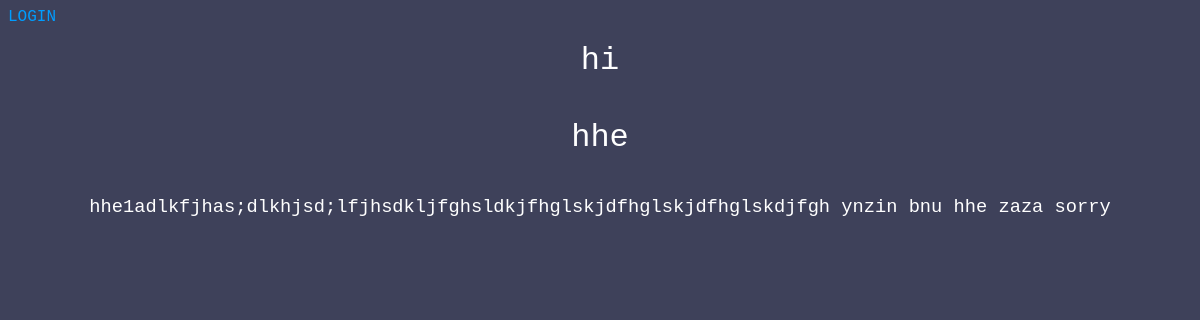
Before: / with the older database file.
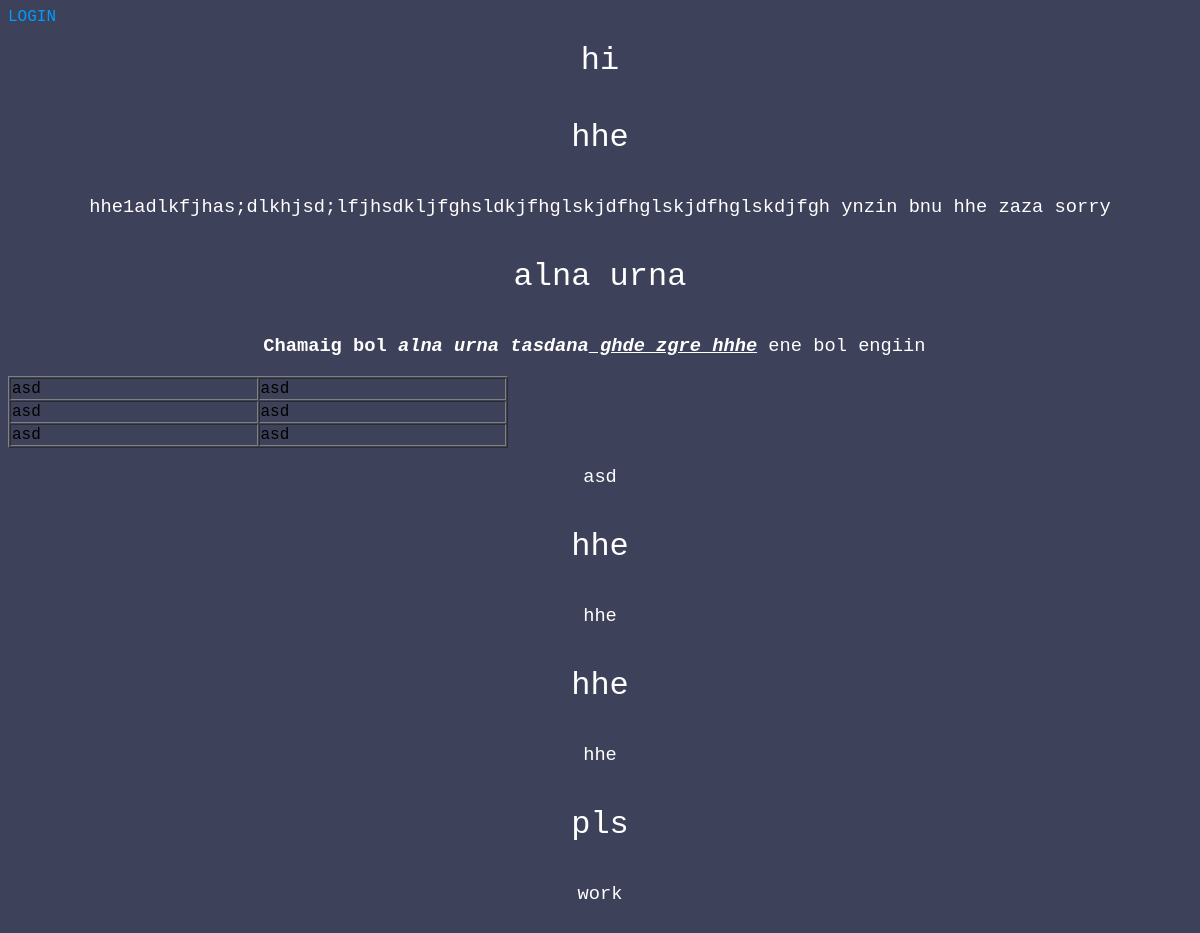
After: the same page with the newer database file.
### main/models.py (models this page shows, shortened)
class Post(models.Model):
    title = models.CharField(max_length=50, null=False, blank=False)
    body = RichTextField(null=False, blank=False)

### main/views.py (the view)
# urls.py: path('', HomePageView.as_view(), name = 'home'),
class HomePageView(ListView):
    template_name = 'home.html'
    model = Post

### templates/home.html (shortened to what this page needs)
{% extends 'base.html' %}
{% block content %}
{% if user.is_authenticated %}
<p>hi {{user.username}} :></p>
<p><a href = "{% url 'logout' %}">LOGOUT</a></p>
{% else %}
<p><a href = "{% url 'newtreh' %}">LOGIN</a></p>
{% endif %}
    <div>
        <h1> hi </h1>
    </div>
{% for post in object_list %}
<a href = "{% url 'detail' post.pk %}"" ><h1>{{post.title}}</h1></a>
<h3>{{post.body | safe}}</h3>
{% endfor %}
{% endblock content %}

### templates/base.html (shortened to what this page needs)
{% load static %}
<head>
    <link rel="stylesheet" href="{% static 'css/base.css' %}">
</head>
<body>
    {% block content %}
    {% endblock content %}
</body>

### static/css/base.css (style rules this page uses)
*, *:before, *:after { box-sizing: border-box; }
body { background: #3e415a; font-family:"Raleway", monospace; }
a { text-decoration: none; color: #009dff; transition: .5s ease; }
h1 { text-align: center; color: #ffffff; font-weight: 300; margin: 0 0 40px; }
h3 { text-align: center; color: #ffffff; font-weight: 300; margin: 0 0 40px; }

Changed rows visible on the page:
added Post: title "alna urna", body "Chamaig bol alna urna tasdana ghde zgre hhhe ene bol engiin asd asd asd asd asd asd asd"
added Post: title "hhe", body "hhe"
added Post: title "hhe", body "hhe"
added Post: title "pls", body "work"
